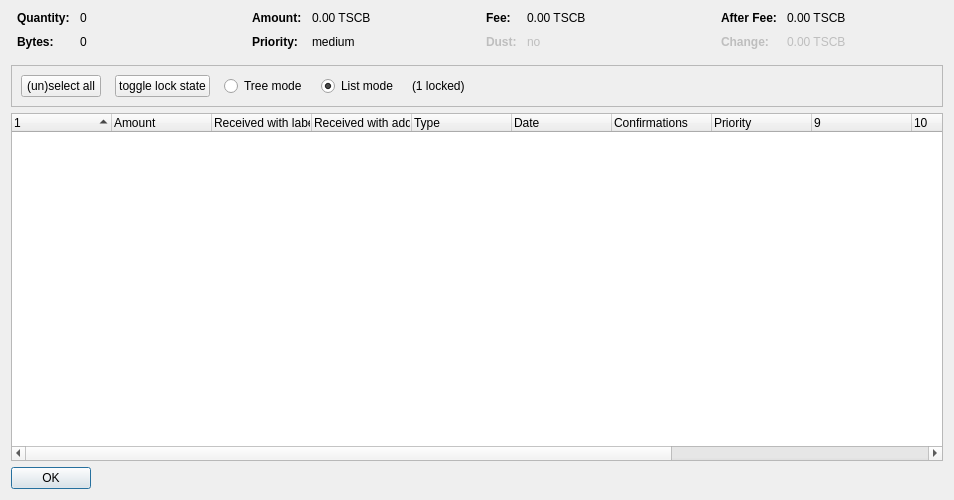
<?xml version="1.0" encoding="UTF-8"?>
<ui version="4.0">
 <class>CoinControlDialog</class>
 <widget class="QDialog" name="CoinControlDialog">
  <property name="geometry">
   <rect>
    <x>0</x>
    <y>0</y>
    <width>954</width>
    <height>500</height>
   </rect>
  </property>
  <property name="windowTitle">
   <string>Coin Selection</string>
  </property>
  <layout class="QVBoxLayout" name="verticalLayout">
   <item>
    <layout class="QHBoxLayout" name="horizontalLayoutTop" stretch="0,0,0,0">
     <property name="topMargin">
      <number>0</number>
     </property>
     <property name="bottomMargin">
      <number>10</number>
     </property>
     <item>
      <layout class="QFormLayout" name="formLayoutCoinControl1">
       <property name="horizontalSpacing">
        <number>10</number>
       </property>
       <property name="verticalSpacing">
        <number>10</number>
       </property>
       <property name="leftMargin">
        <number>6</number>
       </property>
       <property name="rightMargin">
        <number>6</number>
       </property>
       <item row="0" column="0">
        <widget class="QLabel" name="labelCoinControlQuantityText">
         <property name="font">
          <font>
           <weight>75</weight>
           <bold>true</bold>
          </font>
         </property>
         <property name="text">
          <string>Quantity:</string>
         </property>
        </widget>
       </item>
       <item row="0" column="1">
        <widget class="QLabel" name="labelCoinControlQuantity">
         <property name="cursor">
          <cursorShape>IBeamCursor</cursorShape>
         </property>
         <property name="contextMenuPolicy">
          <enum>Qt::ActionsContextMenu</enum>
         </property>
         <property name="text">
          <string notr="true">0</string>
         </property>
         <property name="textInteractionFlags">
          <set>Qt::LinksAccessibleByMouse|Qt::TextSelectableByKeyboard|Qt::TextSelectableByMouse</set>
         </property>
        </widget>
       </item>
       <item row="1" column="0">
        <widget class="QLabel" name="labelCoinControlBytesText">
         <property name="font">
          <font>
           <weight>75</weight>
           <bold>true</bold>
          </font>
         </property>
         <property name="text">
          <string>Bytes:</string>
         </property>
        </widget>
       </item>
       <item row="1" column="1">
        <widget class="QLabel" name="labelCoinControlBytes">
         <property name="cursor">
          <cursorShape>IBeamCursor</cursorShape>
         </property>
         <property name="contextMenuPolicy">
          <enum>Qt::ActionsContextMenu</enum>
         </property>
         <property name="text">
          <string notr="true">0</string>
         </property>
         <property name="textInteractionFlags">
          <set>Qt::LinksAccessibleByMouse|Qt::TextSelectableByKeyboard|Qt::TextSelectableByMouse</set>
         </property>
        </widget>
       </item>
      </layout>
     </item>
     <item>
      <layout class="QFormLayout" name="formLayoutCoinControl2">
       <property name="horizontalSpacing">
        <number>10</number>
       </property>
       <property name="verticalSpacing">
        <number>10</number>
       </property>
       <property name="leftMargin">
        <number>6</number>
       </property>
       <property name="rightMargin">
        <number>6</number>
       </property>
       <item row="0" column="0">
        <widget class="QLabel" name="labelCoinControlAmountText">
         <property name="font">
          <font>
           <weight>75</weight>
           <bold>true</bold>
          </font>
         </property>
         <property name="text">
          <string>Amount:</string>
         </property>
        </widget>
       </item>
       <item row="0" column="1">
        <widget class="QLabel" name="labelCoinControlAmount">
         <property name="cursor">
          <cursorShape>IBeamCursor</cursorShape>
         </property>
         <property name="contextMenuPolicy">
          <enum>Qt::ActionsContextMenu</enum>
         </property>
         <property name="text">
          <string notr="true">0.00 TSCB</string>
         </property>
         <property name="textInteractionFlags">
          <set>Qt::LinksAccessibleByMouse|Qt::TextSelectableByKeyboard|Qt::TextSelectableByMouse</set>
         </property>
        </widget>
       </item>
       <item row="1" column="0">
        <widget class="QLabel" name="labelCoinControlPriorityText">
         <property name="font">
          <font>
           <weight>75</weight>
           <bold>true</bold>
          </font>
         </property>
         <property name="text">
          <string>Priority:</string>
         </property>
        </widget>
       </item>
       <item row="1" column="1">
        <widget class="QLabel" name="labelCoinControlPriority">
         <property name="cursor">
          <cursorShape>IBeamCursor</cursorShape>
         </property>
         <property name="contextMenuPolicy">
          <enum>Qt::ActionsContextMenu</enum>
         </property>
         <property name="text">
          <string>medium</string>
         </property>
         <property name="textInteractionFlags">
          <set>Qt::LinksAccessibleByMouse|Qt::TextSelectableByKeyboard|Qt::TextSelectableByMouse</set>
         </property>
        </widget>
       </item>
      </layout>
     </item>
     <item>
      <layout class="QFormLayout" name="formLayoutCoinControl3">
       <property name="horizontalSpacing">
        <number>10</number>
       </property>
       <property name="verticalSpacing">
        <number>10</number>
       </property>
       <property name="leftMargin">
        <number>6</number>
       </property>
       <property name="rightMargin">
        <number>6</number>
       </property>
       <item row="0" column="0">
        <widget class="QLabel" name="labelCoinControlFeeText">
         <property name="font">
          <font>
           <weight>75</weight>
           <bold>true</bold>
          </font>
         </property>
         <property name="text">
          <string>Fee:</string>
         </property>
        </widget>
       </item>
       <item row="0" column="1">
        <widget class="QLabel" name="labelCoinControlFee">
         <property name="cursor">
          <cursorShape>IBeamCursor</cursorShape>
         </property>
         <property name="contextMenuPolicy">
          <enum>Qt::ActionsContextMenu</enum>
         </property>
         <property name="text">
          <string notr="true">0.00 TSCB</string>
         </property>
         <property name="textInteractionFlags">
          <set>Qt::LinksAccessibleByMouse|Qt::TextSelectableByKeyboard|Qt::TextSelectableByMouse</set>
         </property>
        </widget>
       </item>
       <item row="1" column="0">
        <widget class="QLabel" name="labelCoinControlLowOutputText">
         <property name="enabled">
          <bool>false</bool>
         </property>
         <property name="font">
          <font>
           <weight>75</weight>
           <bold>true</bold>
          </font>
         </property>
         <property name="text">
          <string>Dust:</string>
         </property>
        </widget>
       </item>
       <item row="1" column="1">
        <widget class="QLabel" name="labelCoinControlLowOutput">
         <property name="enabled">
          <bool>false</bool>
         </property>
         <property name="cursor">
          <cursorShape>IBeamCursor</cursorShape>
         </property>
         <property name="contextMenuPolicy">
          <enum>Qt::ActionsContextMenu</enum>
         </property>
         <property name="text">
          <string>no</string>
         </property>
         <property name="textInteractionFlags">
          <set>Qt::LinksAccessibleByMouse|Qt::TextSelectableByKeyboard|Qt::TextSelectableByMouse</set>
         </property>
        </widget>
       </item>
      </layout>
     </item>
     <item>
      <layout class="QFormLayout" name="formLayoutCoinControl4">
       <property name="horizontalSpacing">
        <number>10</number>
       </property>
       <property name="verticalSpacing">
        <number>10</number>
       </property>
       <property name="leftMargin">
        <number>6</number>
       </property>
       <property name="rightMargin">
        <number>6</number>
       </property>
       <item row="0" column="0">
        <widget class="QLabel" name="labelCoinControlAfterFeeText">
         <property name="font">
          <font>
           <weight>75</weight>
           <bold>true</bold>
          </font>
         </property>
         <property name="text">
          <string>After Fee:</string>
         </property>
        </widget>
       </item>
       <item row="0" column="1">
        <widget class="QLabel" name="labelCoinControlAfterFee">
         <property name="cursor">
          <cursorShape>IBeamCursor</cursorShape>
         </property>
         <property name="contextMenuPolicy">
          <enum>Qt::ActionsContextMenu</enum>
         </property>
         <property name="text">
          <string notr="true">0.00 TSCB</string>
         </property>
         <property name="textInteractionFlags">
          <set>Qt::LinksAccessibleByMouse|Qt::TextSelectableByKeyboard|Qt::TextSelectableByMouse</set>
         </property>
        </widget>
       </item>
       <item row="1" column="0">
        <widget class="QLabel" name="labelCoinControlChangeText">
         <property name="enabled">
          <bool>false</bool>
         </property>
         <property name="font">
          <font>
           <weight>75</weight>
           <bold>true</bold>
          </font>
         </property>
         <property name="text">
          <string>Change:</string>
         </property>
        </widget>
       </item>
       <item row="1" column="1">
        <widget class="QLabel" name="labelCoinControlChange">
         <property name="enabled">
          <bool>false</bool>
         </property>
         <property name="cursor">
          <cursorShape>IBeamCursor</cursorShape>
         </property>
         <property name="contextMenuPolicy">
          <enum>Qt::ActionsContextMenu</enum>
         </property>
         <property name="text">
          <string notr="true">0.00 TSCB</string>
         </property>
         <property name="textInteractionFlags">
          <set>Qt::LinksAccessibleByMouse|Qt::TextSelectableByKeyboard|Qt::TextSelectableByMouse</set>
         </property>
        </widget>
       </item>
      </layout>
     </item>
    </layout>
   </item>
   <item>
    <widget class="QFrame" name="frame">
     <property name="minimumSize">
      <size>
       <width>0</width>
       <height>40</height>
      </size>
     </property>
     <property name="frameShape">
      <enum>QFrame::StyledPanel</enum>
     </property>
     <property name="frameShadow">
      <enum>QFrame::Sunken</enum>
     </property>
     <layout class="QHBoxLayout" name="horizontalLayout">
      <item>
       <layout class="QHBoxLayout" name="horizontalLayoutPanel" stretch="0,0,0,0,0,0">
        <property name="spacing">
         <number>14</number>
        </property>
        <item>
         <widget class="QPushButton" name="pushButtonSelectAll">
          <property name="sizePolicy">
           <sizepolicy hsizetype="Maximum" vsizetype="Fixed">
            <horstretch>0</horstretch>
            <verstretch>0</verstretch>
           </sizepolicy>
          </property>
          <property name="text">
           <string>(un)select all</string>
          </property>
          <property name="autoDefault">
           <bool>false</bool>
          </property>
         </widget>
        </item>
        <item>
         <widget class="QPushButton" name="pushButtonToggleLock">
          <property name="sizePolicy">
           <sizepolicy hsizetype="Maximum" vsizetype="Fixed">
            <horstretch>0</horstretch>
            <verstretch>0</verstretch>
           </sizepolicy>
          </property>
          <property name="text">
           <string>toggle lock state</string>
          </property>
          <property name="autoDefault">
           <bool>false</bool>
          </property>
         </widget>
        </item>
        <item>
         <widget class="QRadioButton" name="radioTreeMode">
          <property name="sizePolicy">
           <sizepolicy hsizetype="Maximum" vsizetype="Fixed">
            <horstretch>0</horstretch>
            <verstretch>0</verstretch>
           </sizepolicy>
          </property>
          <property name="text">
           <string>Tree mode</string>
          </property>
         </widget>
        </item>
        <item>
         <widget class="QRadioButton" name="radioListMode">
          <property name="sizePolicy">
           <sizepolicy hsizetype="Maximum" vsizetype="Fixed">
            <horstretch>0</horstretch>
            <verstretch>0</verstretch>
           </sizepolicy>
          </property>
          <property name="text">
           <string>List mode</string>
          </property>
          <property name="checked">
           <bool>true</bool>
          </property>
         </widget>
        </item>
        <item>
         <widget class="QLabel" name="labelLocked">
          <property name="text">
           <string>(1 locked)</string>
          </property>
         </widget>
        </item>
        <item>
         <spacer name="horizontalSpacer">
          <property name="orientation">
           <enum>Qt::Horizontal</enum>
          </property>
          <property name="sizeHint" stdset="0">
           <size>
            <width>40</width>
            <height>20</height>
           </size>
          </property>
         </spacer>
        </item>
       </layout>
      </item>
     </layout>
    </widget>
   </item>
   <item>
    <widget class="CoinControlTreeWidget" name="treeWidget">
     <property name="contextMenuPolicy">
      <enum>Qt::CustomContextMenu</enum>
     </property>
     <property name="sortingEnabled">
      <bool>false</bool>
     </property>
     <property name="columnCount">
      <number>13</number>
     </property>
     <attribute name="headerShowSortIndicator" stdset="0">
      <bool>true</bool>
     </attribute>
     <attribute name="headerStretchLastSection">
      <bool>false</bool>
     </attribute>
     <column>
      <property name="text">
       <string/>
      </property>
     </column>
     <column>
      <property name="text">
       <string>Amount</string>
      </property>
     </column>
     <column>
      <property name="text">
       <string>Received with label</string>
      </property>
     </column>
     <column>
      <property name="text">
       <string>Received with address</string>
      </property>
     </column>
     <column>
      <property name="text">
	<string>Type</string>
      </property>
     </column>
     <column>
      <property name="text">	 
       <string>Date</string>
      </property>
     </column>
     <column>
      <property name="text">
       <string>Confirmations</string>
      </property>
      <property name="toolTip">
       <string>Confirmed</string>
      </property>
     </column>
     <column>
      <property name="text">
       <string>Priority</string>
      </property>
     </column>
     <column>
      <property name="text">
       <string/>
      </property>
     </column>
     <column>
      <property name="text">
       <string/>
      </property>
     </column>
     <column>
      <property name="text">
       <string/>
      </property>
     </column>
     <column>
      <property name="text">
       <string/>
      </property>
     </column>
     <column>
      <property name="text">
       <string/>
      </property>
     </column>
    </widget>
   </item>
   <item>
    <widget class="QDialogButtonBox" name="buttonBox">
     <property name="sizePolicy">
      <sizepolicy hsizetype="Maximum" vsizetype="Fixed">
       <horstretch>0</horstretch>
       <verstretch>0</verstretch>
      </sizepolicy>
     </property>
     <property name="orientation">
      <enum>Qt::Horizontal</enum>
     </property>
     <property name="standardButtons">
      <set>QDialogButtonBox::Ok</set>
     </property>
    </widget>
   </item>
  </layout>
 </widget>
 <customwidgets>
  <customwidget>
   <class>CoinControlTreeWidget</class>
   <extends>QTreeWidget</extends>
   <header>coincontroltreewidget.h</header>
  </customwidget>
 </customwidgets>
 <resources/>
 <connections/>
</ui>
